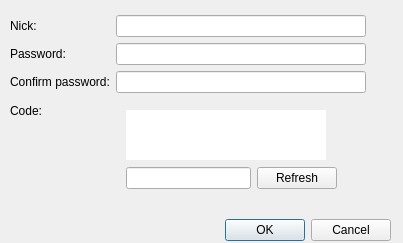
<?xml version="1.0" encoding="UTF-8"?>
<ui version="4.0">
 <class>uiRegisterNick</class>
 <widget class="QDialog" name="uiRegisterNick">
  <property name="geometry">
   <rect>
    <x>0</x>
    <y>0</y>
    <width>403</width>
    <height>243</height>
   </rect>
  </property>
  <property name="minimumSize">
   <size>
    <width>403</width>
    <height>243</height>
   </size>
  </property>
  <property name="maximumSize">
   <size>
    <width>403</width>
    <height>243</height>
   </size>
  </property>
  <property name="windowTitle">
   <string>Register nick</string>
  </property>
  <property name="windowIcon">
   <iconset resource="../scc.qrc">
    <normaloff>:/images/logo16x16.png</normaloff>:/images/logo16x16.png</iconset>
  </property>
  <widget class="QWidget" name="verticalLayoutWidget_2">
   <property name="geometry">
    <rect>
     <x>10</x>
     <y>0</y>
     <width>381</width>
     <height>241</height>
    </rect>
   </property>
   <layout class="QVBoxLayout" name="verticalLayout_2">
    <item>
     <layout class="QFormLayout" name="formLayout">
      <property name="labelAlignment">
       <set>Qt::AlignLeading|Qt::AlignLeft|Qt::AlignVCenter</set>
      </property>
      <property name="formAlignment">
       <set>Qt::AlignLeading|Qt::AlignLeft|Qt::AlignVCenter</set>
      </property>
      <item row="0" column="0">
       <widget class="QLabel" name="label_nick">
        <property name="text">
         <string>Nick:</string>
        </property>
       </widget>
      </item>
      <item row="0" column="1">
       <widget class="QLineEdit" name="lineEdit_nick">
        <property name="minimumSize">
         <size>
          <width>250</width>
          <height>0</height>
         </size>
        </property>
        <property name="maximumSize">
         <size>
          <width>250</width>
          <height>25</height>
         </size>
        </property>
        <property name="maxLength">
         <number>32</number>
        </property>
       </widget>
      </item>
      <item row="1" column="0">
       <widget class="QLabel" name="label_password">
        <property name="text">
         <string>Password:</string>
        </property>
       </widget>
      </item>
      <item row="1" column="1">
       <widget class="QLineEdit" name="lineEdit_password">
        <property name="minimumSize">
         <size>
          <width>250</width>
          <height>0</height>
         </size>
        </property>
        <property name="maximumSize">
         <size>
          <width>250</width>
          <height>25</height>
         </size>
        </property>
        <property name="echoMode">
         <enum>QLineEdit::Password</enum>
        </property>
       </widget>
      </item>
      <item row="2" column="0">
       <widget class="QLabel" name="label_confirm_password">
        <property name="text">
         <string>Confirm password:</string>
        </property>
       </widget>
      </item>
      <item row="2" column="1">
       <widget class="QLineEdit" name="lineEdit_confirm_password">
        <property name="minimumSize">
         <size>
          <width>250</width>
          <height>0</height>
         </size>
        </property>
        <property name="maximumSize">
         <size>
          <width>250</width>
          <height>25</height>
         </size>
        </property>
        <property name="echoMode">
         <enum>QLineEdit::Password</enum>
        </property>
       </widget>
      </item>
      <item row="3" column="0">
       <widget class="QLabel" name="label_code">
        <property name="text">
         <string>Code:</string>
        </property>
       </widget>
      </item>
      <item row="3" column="1">
       <widget class="QWidget" name="widget" native="true">
        <property name="minimumSize">
         <size>
          <width>230</width>
          <height>100</height>
         </size>
        </property>
        <widget class="QWidget" name="verticalLayoutWidget">
         <property name="geometry">
          <rect>
           <x>10</x>
           <y>10</y>
           <width>211</width>
           <height>83</height>
          </rect>
         </property>
         <layout class="QVBoxLayout" name="verticalLayout">
          <item>
           <widget class="QLabel" name="label_img">
            <property name="minimumSize">
             <size>
              <width>200</width>
              <height>50</height>
             </size>
            </property>
            <property name="maximumSize">
             <size>
              <width>200</width>
              <height>50</height>
             </size>
            </property>
            <property name="layoutDirection">
             <enum>Qt::LeftToRight</enum>
            </property>
            <property name="styleSheet">
             <string notr="true">background-color: rgb(255, 255, 255);</string>
            </property>
            <property name="text">
             <string/>
            </property>
            <property name="alignment">
             <set>Qt::AlignCenter</set>
            </property>
           </widget>
          </item>
          <item>
           <layout class="QHBoxLayout" name="horizontalLayout_2">
            <item>
             <widget class="QLineEdit" name="lineEdit_code">
              <property name="maxLength">
               <number>25</number>
              </property>
             </widget>
            </item>
            <item>
             <widget class="QPushButton" name="pushButton_refresh">
              <property name="text">
               <string>Refresh</string>
              </property>
             </widget>
            </item>
           </layout>
          </item>
         </layout>
        </widget>
       </widget>
      </item>
     </layout>
    </item>
    <item>
     <widget class="QDialogButtonBox" name="buttonBox">
      <property name="standardButtons">
       <set>QDialogButtonBox::Cancel|QDialogButtonBox::Ok</set>
      </property>
     </widget>
    </item>
   </layout>
  </widget>
 </widget>
 <resources>
  <include location="../scc.qrc"/>
 </resources>
 <connections/>
</ui>
